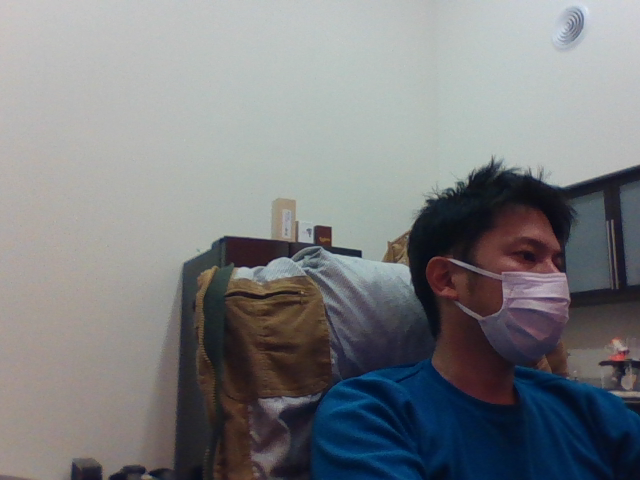
#> input picture line_drawing/image.png, 640 x 480 px
$ python drawing_line.py   (Python 2 division)
#> lines starting #> are read from the running program, lines starting #| are printed output that depends on the picture; after the words box and inside, x2 and y2 are one past the last pixel; in counts of white or black regions, pixels touching at a corner belong together
import cv2
import numpy as np

# input
x_res = 1980
y_res = 1080

x11, y11, x12, y12 = 0, 200, 100, 300
x21, y21, x22, y22 = 20, 220, 120, 320
x31, y31, x32, y32 = 40, 240, 140, 340
x41, y41, x42, y42 = 60, 280, 160, 380
x51, y51, x52, y52 = 80, 320, 180, 420
x61, y61, x62, y62 = 100, 360, 200, 460


# main program
img = cv2.imread('image.png')
#> img is the input picture: shape (480, 640, 3); mean B, G, R 129, 126.1, 124.1
gray = cv2.cvtColor(img,cv2.COLOR_BGR2GRAY)
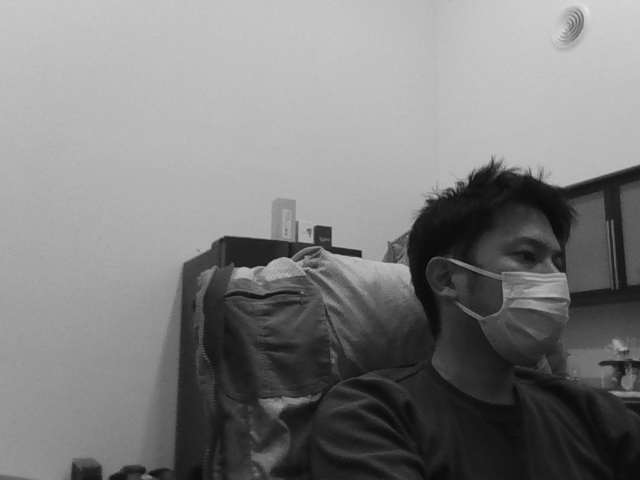
#> gray: shape (480, 640); min 6, max 230, mean 125.8

kernel_size = 5
blur_gray = cv2.GaussianBlur(gray,(kernel_size, kernel_size),0)

low_threshold, high_threshold = 50, 150
edges = cv2.Canny(blur_gray, low_threshold, high_threshold)
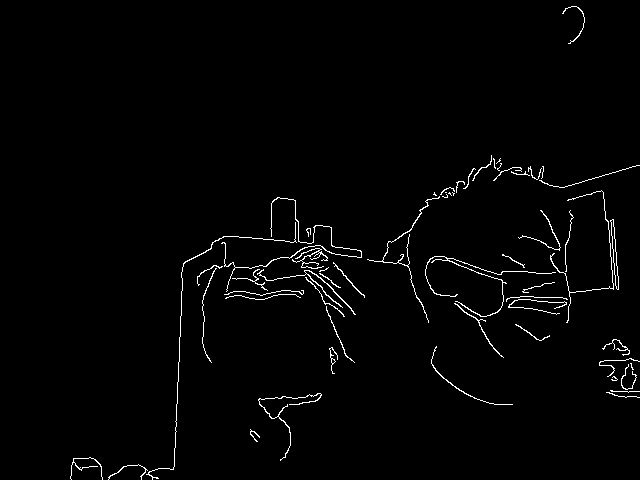
#> edges: shape (480, 640); 1.6% white in thin lines or dots, all inside (x1, y1, x2, y2) = (70, 6, 640, 480)

rho, theta = 1, np.pi / 180
threshold = 15
min_line_length, max_line_gap = 50, 20
line_image = np.copy(img) * 0
#> line_image: shape (480, 640, 3); every value is 0

lines = cv2.HoughLinesP(edges, rho, theta, threshold, np.array([]), min_line_length, max_line_gap)
#> lines = 49 rows, first 6: [172, 469, 183, 263], [235, 236, 349, 248], [563, 187, 637, 165], [434, 256, 568, 307], [283, 240, 351, 308], [611, 220, 616, 288]
points = []

font = cv2.FONT_HERSHEY_SIMPLEX
lineThickness = 20


# shifting for y-axis
y11, y12 =- y11 + y_res, - y12 + y_res
y21, y22 =- y21 + y_res, - y22 + y_res
y31, y32 =- y31 + y_res, - y32 + y_res
y41, y42 =- y41 + y_res, - y42 + y_res
y51, y52 =- y51 + y_res, - y52 + y_res
y61, y62 =- y61 + y_res, - y62 + y_res


# drawing line
cv2.line(line_image, (x11, y11), (x12, y12), (100, 0, 0), 5)
cv2.putText(img, 'line{}'.format(1), (x11, y11), font, 0.8,(0,0,0), 2)
print x11, y11, x12, y12

# drawing line
cv2.line(line_image, (x21, y21), (x22, y22), (0, 100, 0), 5)
cv2.putText(img, 'line{}'.format(2), (x21, y21), font, 0.8,(0,0,0), 2)
print x21, y21, x22, y22

# drawing line
cv2.line(line_image, (x31, y31), (x32, y32), (0, 0, 100), 5)
cv2.putText(img, 'line{}'.format(3), (x31, y31), font, 0.8,(0, 0, 0), 2)
print x31, y31, x32, y32

# drawing line
cv2.line(line_image, (x41, y41), (x42, y42), (200, 50, 50), 5)
cv2.putText(img, 'line{}'.format(4), (x41, y41), font, 0.8,(0,0,0), 2)
print x41, y41, x42, y42

# drawing line
cv2.line(line_image, (x51, y51), (x52, y52), (50, 200, 50), 5)
cv2.putText(img, 'line{}'.format(5), (x51, y51), font, 0.8,(0,0,0), 2)
print x51, y51, x52, y52

# drawing line
cv2.line(line_image, (x61, y61), (x62, y62), (50, 50, 200), 5)
cv2.putText(img, 'line{}'.format(6), (x61, y61), font, 0.8,(0,0,0), 2)
print x61, y61, x62, y62


lines_edges = cv2.addWeighted(img, 0.8, line_image, 1, 0)
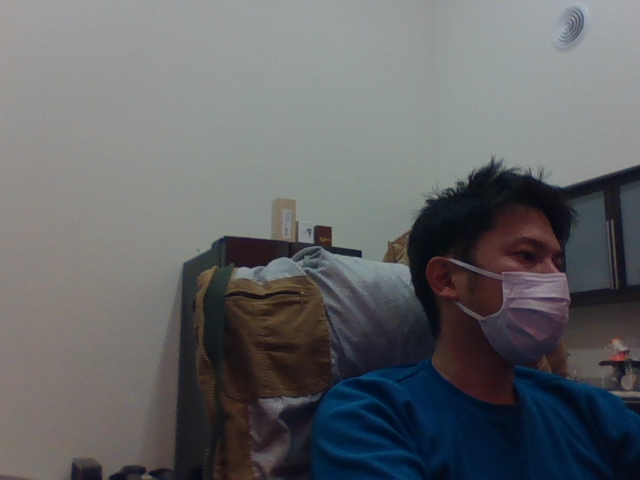
#> lines_edges: shape (480, 640, 3); mean B, G, R 103.2, 100.8, 99.3
#print(lines_edges.shape)

cv2.imwrite('line_parking.png', lines_edges)
